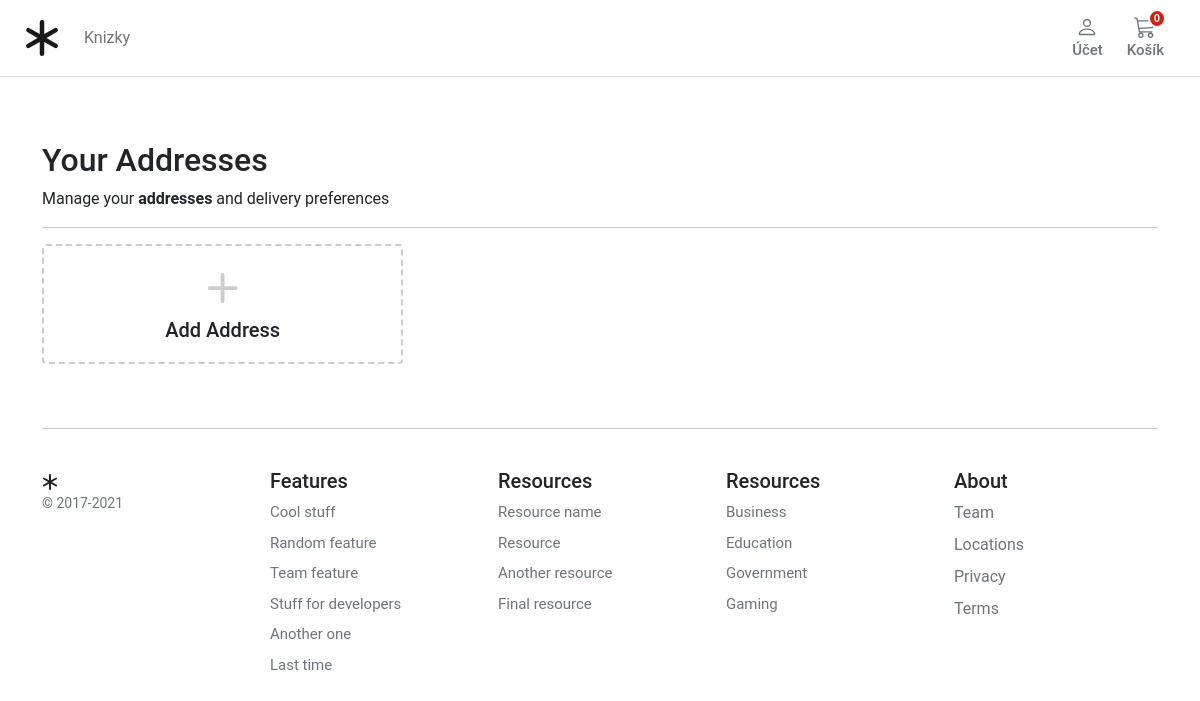
/account/addresses/ (signed in), run on an earlier commit of the app's database.
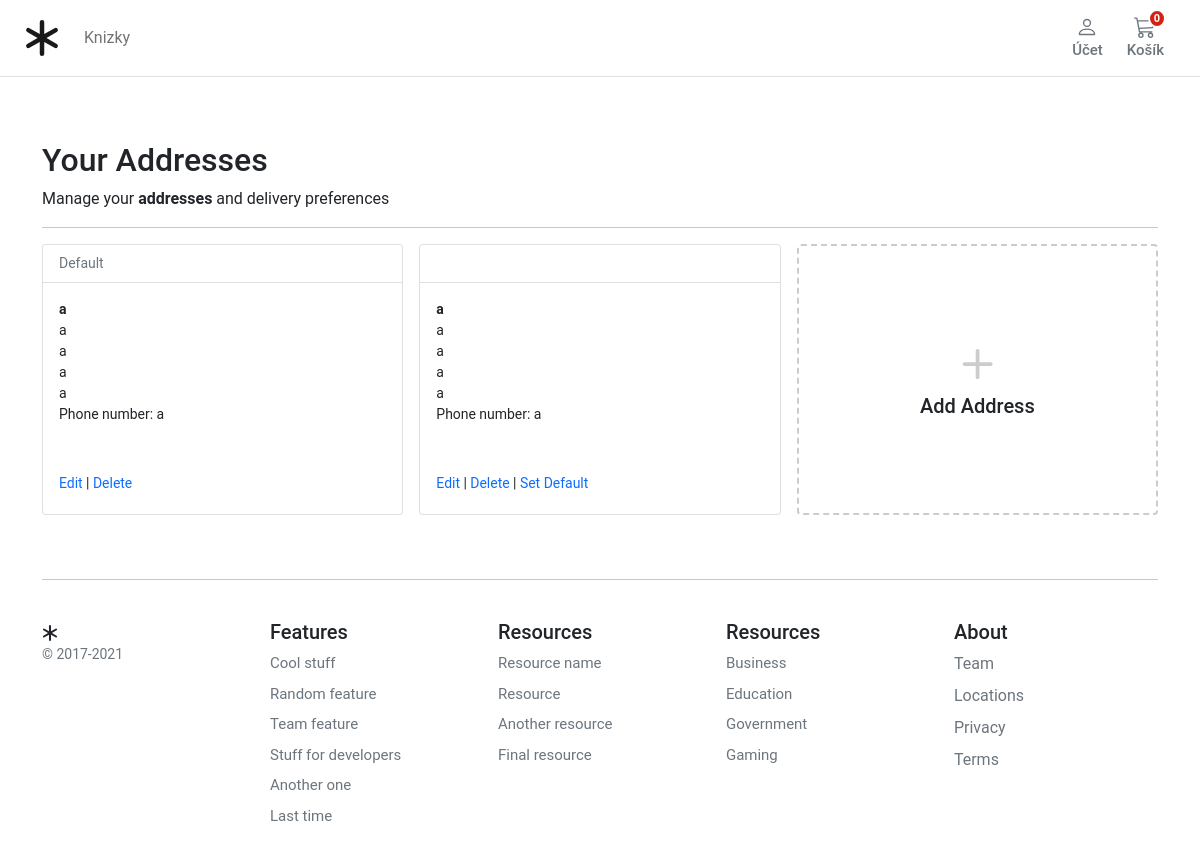
And on a later commit of the database.
### store/models.py (models this page shows, shortened)
class Category(MPTTModel):
    name = models.CharField(
        verbose_name=("Category Name"),
        help_text=("Required and unique"),
        max_length=255,
        unique=True,
    )
    slug = models.SlugField(verbose_name=("Category safe URL"), max_length=255, unique=True)
    parent = TreeForeignKey("self", on_delete=models.CASCADE, null=True, blank=True, related_name="children")
    is_active = models.BooleanField(default=True)
    class MPTTMeta:
        order_insertion_by = ["name"]
    class Meta:
        verbose_name = ("Category")
        verbose_name_plural = ("Categories")
    def get_absolute_url(self):
        return reverse("store:category_list", args=[self.slug])

### account/models.py (models this page shows, shortened)
class Address(models.Model):
    id = models.UUIDField(primary_key=True, default=uuid.uuid4, editable=False)
    customer = models.ForeignKey(Customer, verbose_name=("Customer"), on_delete=models.CASCADE)
    full_name = models.CharField(("Full Name"), max_length=150)
    phone = models.CharField(("Phone Number"), max_length=50)
    postcode = models.CharField(("Postcode"), max_length=50)
    address_line = models.CharField(("Address Line 1"), max_length=255)
    address_line2 = models.CharField(("Address Line 2"), max_length=255)
    town_city = models.CharField(("Town/City/State"), max_length=150)
    delivery_instructions = models.CharField(("Delivery Instructions"), max_length=255)
    created_at = models.DateTimeField(("Created at"), auto_now_add=True)
    updated_at = models.DateTimeField(("Updated at"), auto_now=True)
    default = models.BooleanField(("Default"), default=False)
    class Meta:
        verbose_name = "Address"
        verbose_name_plural = "Addresses"

### account/views.py (the view)
# urls.py: path("addresses/", views.view_address, name="addresses"),
@login_required
def view_address(request):
    addresses = Address.objects.filter(customer=request.user)
    return render(request, "account/dashboard/addresses.html", {"addresses": addresses})

### basket/basket.py (called while the page is built)
    def __len__(self):
        return sum(item['qty'] for item in self.basket.values())

### basket/context_processors.py (called while the page is built)
def basket(request):
    return {'basket': Basket(request)}

### store/context_processors.py (called while the page is built)
def categories(request):
    return {
        'categories': Category.objects.filter(level=0)
    }

### templates/account/dashboard/addresses.html (shortened to what this page needs)
{% extends "../../base.html" %}
{% block content %}
<div class="container">
  <h1 class="h2">Your Addresses</h1>
  <div>Manage your <b>addresses</b> and delivery preferences</div>
  <hr />
  <div class="container px-0">
    <div class="row row-cols-1 row-cols-sm-2 row-cols-md-3 g-3">
      {% for address in addresses %}
      <div class="col">
        <div class="card pb-3">
          <div class="card-header bg-white small text-muted">
            {% if address.default %}
            Default
            {% endif %}
          </div>
          <div class="card-body small pb-1">
            <p class="card-text m-0 fw-bold">{{address.full_name}}</p>
            <p class="card-text m-0">{{address.address_line}}</p>
            <p class="card-text m-0">{{address.address_line2}}</p>
            <p class="card-text m-0">{{address.town_city}}</p>
            <p class="card-text m-0">{{address.postcode}}</p>
            <p class="card-text m-0">Phone number: {{address.phone}}</p>
            <div class="pt-5">
              <a href="{% url "account:edit_address" address.id %}" class="text-decoration-none">Edit</a>
              |
              <a href="{% url "account:delete_address" address.id %}" class="text-decoration-none">Delete</a>
              {% if not address.default %}
              | <a href="{% url "account:set_default" address.id %}" class="text-decoration-none">Set Default</a>
              {% endif %}
            </div>
          </div>
        </div>
      </div>
      {% endfor %}
      <div class="col">
        <a href="{% url "account:add_address"%}" class="text-reset text-decoration-none" role="button" style="max-width: 540px;">
          <div class="card mb-3 h-100" style="border: dashed 2px #ccc;">
            <div class="row g-0 h-100">
              <div class="col-12" style="min-height:100px">
                <div class="card-body text-center position-absolute top-50 start-50 translate-middle">
                  <svg style="color:#ccc;" xmlns="http://www.w3.org/2000/svg" width="60" height="60" fill="currentColor"
                    class="bi bi-plus" viewBox="0 0 16 16">
                    <path
                      d="M8 4a.5.5 0 0 1 .5.5v3h3a.5.5 0 0 1 0 1h-3v3a.5.5 0 0 1-1 0v-3h-3a.5.5 0 0 1 0-1h3v-3A.5.5 0 0 1 8 4z" />
                  </svg>
                  <h1 class="h5">Add Address</h1>
                </div>
              </div>
            </div>
          </div>
        </a>
      </div>
    </div>
  </div>
</div>
{% endblock %}

### templates/base.html (shortened to what this page needs)
{% load static %}
<!DOCTYPE html>
<html>
<head>
  <link href="https://cdn.jsdelivr.net/npm/bootstrap@5.0.0-beta1/dist/css/bootstrap.min.css" rel="stylesheet"
>
  <link rel="stylesheet" href="{% static 'core/css/base.css' %}">
  <link rel="stylesheet" href="{% block stylesheet %}{% endblock %}">
</head>
<body>
  <header class="pb-3">
    <nav class="navbar navbar-expand-md navbar-light bg-white border-bottom">
      <div class="container-fluid px-md-4">
        <div class="d-flex w-100 navbar-collapse">
          <a class="navbar-brand d-flex-inline" href="/">
          </a>
          <ul class="navbar-nav me-auto mb-md-0 ">
            <li class="nav-item dropdown">
              {% for c in categories %}
            <li class="nav-item collapse navbar-collapse">
              <a class="nav-link" href="{{ c.get_absolute_url }}">{{ c.name|title }}</a>
            </li>
            {% endfor %}
            </li>
          </ul>
          <div>
            <div class="collapse navbar-collapse" id="navbarSupportedContent2">
              <ul class="navbar-nav me-auto mb-2 mb-lg-0">
                <li class="nav-item dropdown">
                  <a class="btn btn-outline-secondary border-0 basket-btn" href="#" id="navbarDropdown" role="button"
                    data-bs-toggle="dropdown" aria-expanded="false">
                    <div>
                    </div>
                    <span class="fs15 fw500">Účet</span>
                  </a>
                </li>
              </ul>
            </div>
          </div>
          <a type="button" role="button" href="{% url "basket:basket_summary" %}"
            class="btn btn-outline-secondary border-0 basket-btn">
            {% with total_qty=basket|length %}
            <div id="basket-qty" class="basket-qty">
              {% if total_qty > 0 %}
              {{ total_qty }}
              {% else %}
              0
              {% endif %}
            </div>
            {% endwith %}
            <div>
            </div>
            <span class="fs15 fw500">Košík</span>
          </a>
        </div>
      </div>
    </nav>
  </header>
  <main class="pt-5">
    <div id="content">{% block content %} {% endblock %}</div>
  </main>
  <footer class="container py-5 footer">
    <hr>
    <div class="row pt-4">
      <div class="col-12 col-md">
        <small class="d-block mb-3 text-muted">&copy; 2017-2021</small>
      </div>
      <div class="col-6 col-md fs15">
        <h5>Features</h5>
        <ul class="list-unstyled">
          <li><a class="link-secondary text-decoration-none" href="#">Cool stuff</a></li>
          <li><a class="link-secondary text-decoration-none" href="#">Random feature</a></li>
          <li><a class="link-secondary text-decoration-none" href="#">Team feature</a></li>
          <li><a class="link-secondary text-decoration-none" href="#">Stuff for developers</a></li>
          <li><a class="link-secondary text-decoration-none" href="#">Another one</a></li>
          <li><a class="link-secondary text-decoration-none" href="#">Last time</a></li>
        </ul>
      </div>
      <div class="col-6 col-md fs15">
        <h5>Resources</h5>
        <ul class="list-unstyled">
          <li><a class="link-secondary text-decoration-none" href="#">Resource name</a></li>
          <li><a class="link-secondary text-decoration-none" href="#">Resource</a></li>
          <li><a class="link-secondary text-decoration-none" href="#">Another resource</a></li>
          <li><a class="link-secondary text-decoration-none" href="#">Final resource</a></li>
        </ul>
      </div>
      <div class="col-6 col-md fs15">
        <h5>Resources</h5>
        <ul class="list-unstyled">
          <li><a class="link-secondary text-decoration-none" href="#">Business</a></li>
          <li><a class="link-secondary text-decoration-none" href="#">Education</a></li>
          <li><a class="link-secondary text-decoration-none" href="#">Government</a></li>
          <li><a class="link-secondary text-decoration-none" href="#">Gaming</a></li>
        </ul>
      </div>
      <div class="col-6 col-md">
        <h5>About</h5>
        <ul class="list-unstyled">
          <li><a class="link-secondary text-decoration-none" href="#">Team</a></li>
          <li><a class="link-secondary text-decoration-none" href="#">Locations</a></li>
          <li><a class="link-secondary text-decoration-none" href="#">Privacy</a></li>
          <li><a class="link-secondary text-decoration-none" href="#">Terms</a></li>
        </ul>
      </div>
    </div>
  </footer>
</body>
</html>

### static/core/css/base.css (style rules this page uses)
html, body, p, div { letter-spacing: -0.02px; font-family: 'Roboto', sans-serif; }
.fs15 { font-size: 0.9375rem; }
.fw500 { font-weight: 500; }
.basket-qty { color: #fff; background: #d42114; border: 2px solid #fff; border-radius: 50%; text-align: center; font-size: 11px; height: 15px; width: 14px; position: absolute; box-sizing: content-box; font-weight: 600; top: 1px; right: 10px; }
.basket-btn { position: relative; }
.footer>div>div>ul>li { padding-bottom: 8px; }

What changed in the data, as far as the page shows it:
added Address: default "Default", full_name "a", address_line "a", address_line2 "a", town_city "a", postcode "a", phone "a"
added Address: full_name "a", address_line "a", address_line2 "a", town_city "a", postcode "a", phone "a", default "Set Default"
